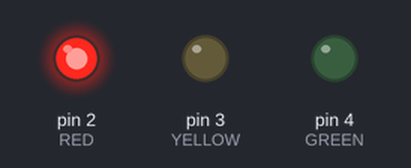
This sketch was run on a simulated Arduino Uno, built with avr-gcc and run on an emulated ATmega328P. Parts: output pins drawn as LEDs (lit = HIGH).

Above: at 1.5 s.
At 4.5 s:
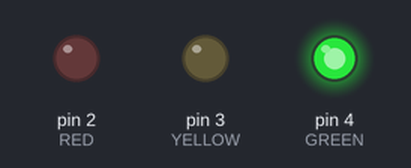
At 6.5 s:
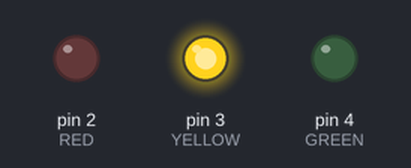
Timing chart, 0 to 9.1 s (numbered marks = the images above):
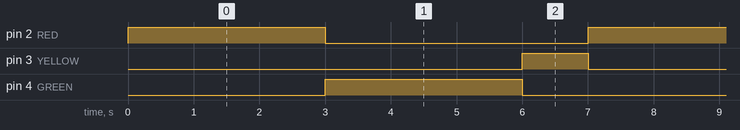

Measured:
- by itself, pin 2 (RED), pin 4 (GREEN): alternates HIGH for 3.0 s and LOW for 4.0 s
- by itself, pin 3 (YELLOW): alternates HIGH for 1.0 s and LOW for 6.0 s
- by itself, everything shown: repeats every 7.0 s, in 4 steps

The sketch:

TrafficLights.ino
```cpp
const int RED = 2;
const int YELLOW = 3;
const int GREEN = 4;

void setup() {
  // put your setup code here, to run once:


pinMode(RED, OUTPUT);
pinMode(YELLOW, OUTPUT);
pinMode(GREEN, OUTPUT);

}

void loop() {
  // put your main code here, to run repeatedly:

digitalWrite (RED, HIGH);
delay(3000);
digitalWrite (RED, LOW);

digitalWrite (GREEN, HIGH);
delay(3000);
digitalWrite (GREEN, LOW);

digitalWrite (YELLOW, HIGH);
delay(1000);
digitalWrite (YELLOW, LOW);


}
```
